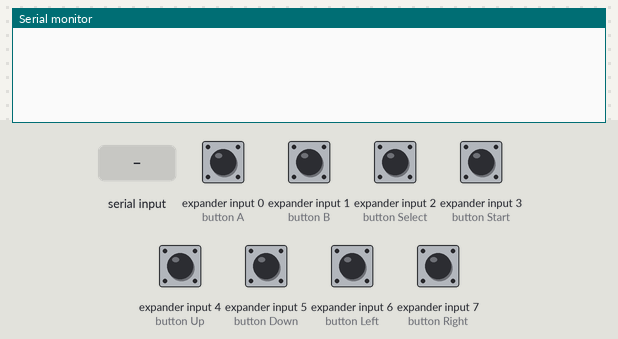
A sketch run on a simulated Arduino Uno, built with avr-gcc and run on an emulated ATmega328P. Shown: the last lines printed to the serial monitor. Wiring (inferred from the names in the program): NES/SNES game pad: load pin 7; clock pin 6; serial out pin 5. Inputs (shaded band) come from the test bench; at power-on: expander input 0 (button A), expander input 1 (button B), expander input 2 (button Select), expander input 3 (button Start), expander input 4 (button Up), expander input 5 (button Down), expander input 6 (button Left), expander input 7 (button Right) HIGH.

Above: at 1.7 s.
1.8 s: expander input 0 (button A) driven LOW
At 3.0 s:
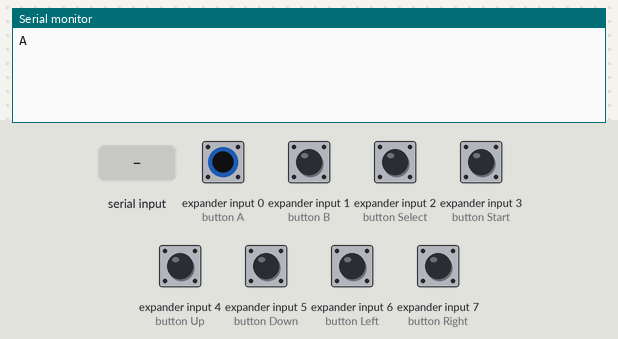
3.3 s: expander input 1 (button B) driven LOW
At 4.1 s:
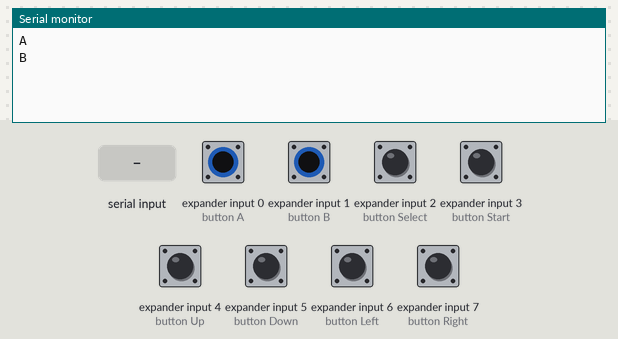
4.8 s: "1" received over the second serial link
At 5.4 s:
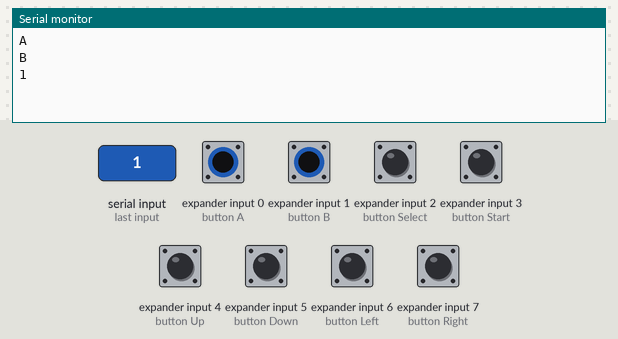
6.3 s: "0" received over the second serial link
At 6.6 s:
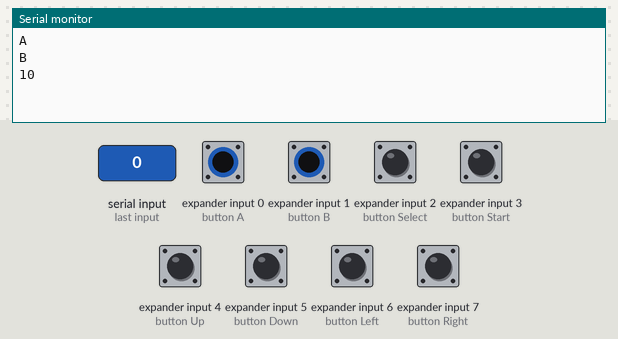

The sketch:

BluetoothNES.ino
```cpp
//===============================================================================
//  Header Files
//===============================================================================

#include <SoftwareSerial.h>

//===============================================================================
//  Constants
//===============================================================================
// Here we have a bunch of constants that will become clearer when we look at the
// readNesController() function. Basically, we will use these contents to clear
// a bit. These are chosen according to the table above.
const int A_BUTTON         = 0;
const int B_BUTTON         = 1;
const int SELECT_BUTTON    = 2;
const int START_BUTTON     = 3;
const int UP_BUTTON        = 4;
const int DOWN_BUTTON      = 5;
const int LEFT_BUTTON      = 6;
const int RIGHT_BUTTON     = 7;

const int A_KEY            = 0x04;
const int B_KEY            = 0x05;
const int LEFT_KEY         = 0x50;
const int RIGHT_KEY        = 0x4F;
const int UP_KEY           = 0x52;
const int DOWN_KEY         = 0x51;
const int ENTER_KEY        = 0x28;
const int BACKSPACE_KEY    = 0x2A;

//===============================================================================
//  Variables
//===============================================================================
byte nesRegister  = 0;    // We will use this to hold current button states
byte oldState     = 0;
byte moveButton   = 0;
byte actionButton = 0;

//===============================================================================
//  Pin Declarations
//===============================================================================
//Inputs:
int bluetoothRx   = 3;    // RX-I pin of bluetooth mate
int nesData       = 5;    // The data pin for the NES controller

//Outputs:
int bluetoothTx   = 2;    // TX-O pin of bluetooth mate
int nesLatch      = 7;    // The latch pin for the NES controller
int nesClock      = 6;    // The clock pin for the NES controller

SoftwareSerial bluetooth(bluetoothTx, bluetoothRx);

void setup()
{
  Serial.begin(9600);

  // Set appropriate pins to inputs
  pinMode(nesData, INPUT);

  // Set appropriate pins to outputs
  pinMode(nesClock, OUTPUT);
  pinMode(nesLatch, OUTPUT);

  // Set initial states
  digitalWrite(nesClock, LOW);
  digitalWrite(nesLatch, LOW);

  // The Bluetooth Mate defaults to 115200bps
  bluetooth.begin(115200);

  // Print three times individually
  bluetooth.print("$");
  bluetooth.print("$");
  bluetooth.print("$");

  // Short delay, wait for the Mate to send back CMD
  delay(500);

  // Temporarily Change the baudrate to 9600, no parity
  bluetooth.println("U,9600,N");

  // 115200 can be too fast at times for NewSoftSerial to relay the data reliably
  // Start bluetooth serial at 9600
  bluetooth.begin(9600);
}

void loop()
{
  oldState = nesRegister;
  nesRegister = readNesController();

  /*
  Serial.print(bitRead(nesRegister, A_BUTTON));
  Serial.print(bitRead(nesRegister, B_BUTTON));
  Serial.print(bitRead(nesRegister, SELECT_BUTTON));
  Serial.print(bitRead(nesRegister, START_BUTTON));
  Serial.print(bitRead(nesRegister, UP_BUTTON));
  Serial.print(bitRead(nesRegister, DOWN_BUTTON));
  Serial.print(bitRead(nesRegister, LEFT_BUTTON));
  Serial.print(bitRead(nesRegister, RIGHT_BUTTON));
  Serial.println();
  */

  if (bluetooth.available())  // If the bluetooth sent any characters
  {
    // Send any characters the bluetooth prints to the serial monitor
    Serial.print((char)bluetooth.read());
  }

  if (bitRead(nesRegister, A_BUTTON) == 0) {
    if (bitRead(oldState, A_BUTTON) != 0) {
      actionButton = A_KEY;
      writeBtKey();
      Serial.println("A");
    }
  } else {
    if (bitRead(oldState, A_BUTTON) == 0) {
      actionButton = 0;
      writeBtKey();
    }
  }

  if (bitRead(nesRegister, B_BUTTON) == 0) {
    if (bitRead(oldState, B_BUTTON) != 0) {
      actionButton = B_KEY;
      writeBtKey();
      Serial.println("B");
    }
  } else {
    if (bitRead(oldState, B_BUTTON) == 0) {
      actionButton = 0;
      writeBtKey();
    }
  }

  if (bitRead(nesRegister, LEFT_BUTTON) == 0) {
    if (bitRead(oldState, LEFT_BUTTON) != 0) {
      moveButton = LEFT_KEY;
      writeBtKey();
    }
  } else {
    if (bitRead(oldState, LEFT_BUTTON) == 0) {
      moveButton = 0;
      writeBtKey();
    }
  }

  if (bitRead(nesRegister, RIGHT_BUTTON) == 0) {
    if (bitRead(oldState, RIGHT_BUTTON) != 0) {
      moveButton = RIGHT_KEY;
      writeBtKey();
    }
  } else {
    if (bitRead(oldState, RIGHT_BUTTON) == 0) {
      moveButton = 0;
      writeBtKey();
    }
  }

  if (bitRead(nesRegister, UP_BUTTON) == 0) {
    if (bitRead(oldState, UP_BUTTON) != 0) {
      moveButton = UP_KEY;
      writeBtKey();
    }
  } else {
    if (bitRead(oldState, UP_BUTTON) == 0) {
      moveButton = 0;
      writeBtKey();
    }
  }

  if (bitRead(nesRegister, DOWN_BUTTON) == 0) {
    if (bitRead(oldState, DOWN_BUTTON) != 0) {
      moveButton = DOWN_KEY;
      writeBtKey();
    }
  } else {
    if (bitRead(oldState, DOWN_BUTTON) == 0) {
      moveButton = 0;
      writeBtKey();
    }
  }

  if (bitRead(nesRegister, SELECT_BUTTON) == 0) {
    if (bitRead(oldState, SELECT_BUTTON) != 0) {
      actionButton = BACKSPACE_KEY;
      writeBtKey();
    }
  } else {
    if (bitRead(oldState, SELECT_BUTTON) == 0) {
      actionButton = 0;
      writeBtKey();
    }
  }

  if (bitRead(nesRegister, START_BUTTON) == 0) {
    if (bitRead(oldState, START_BUTTON) != 0) {
      actionButton = ENTER_KEY;
      writeBtKey();
    }
  } else {
    if (bitRead(oldState, START_BUTTON) == 0) {
      actionButton = 0;
      writeBtKey();
    }
  }

  delay(50);
}

void writeBtKey()
{
  bluetooth.write((byte)0xFD); //Start HID Report
  bluetooth.write((byte)0x9); //Length byte
  bluetooth.write((byte)0x1); //Descriptor byte
  bluetooth.write((byte)0x00); //Modifier byte
  bluetooth.write((byte)0x00); //-
  if (moveButton == 0) {
    bluetooth.write(actionButton); //Send KEY
    bluetooth.write((byte)0x00);
  } else {
    bluetooth.write(moveButton); //Send KEY
    bluetooth.write(actionButton); //Send KEY
  }
  for (byte i = 0; i < 4; i++) { //Send five zero bytes
    bluetooth.write((byte)0x00);
  }
}

byte readNesController()
{
  // Pre-load a variable with all 1's which assumes all buttons are not
  // pressed. But while we cycle through the bits, if we detect a LOW, which is
  // a 0, we clear that bit. In the end, we find all the buttons states at once.
  int tempData = 255;

  // Quickly pulse the nesLatch pin so that the register grab what it see on
  // its parallel data pins.
  digitalWrite(nesLatch, HIGH);
  digitalWrite(nesLatch, LOW);

  // Upon latching, the first bit is available to look at, which is the state
  // of the A button. We see if it is low, and if it is, we clear out variable's
  // first bit to indicate this is so.
  if (digitalRead(nesData) == LOW)
    bitClear(tempData, A_BUTTON);

  // Clock the next bit which is the B button and determine its state just like
  // we did above.
  digitalWrite(nesClock, HIGH);
  digitalWrite(nesClock, LOW);
  if (digitalRead(nesData) == LOW)
    bitClear(tempData, B_BUTTON);

  // Now do this for the rest of them!

  // Select button
  digitalWrite(nesClock, HIGH);
  digitalWrite(nesClock, LOW);
  if (digitalRead(nesData) == LOW)
    bitClear(tempData, SELECT_BUTTON);

  // Start button
  digitalWrite(nesClock, HIGH);
  digitalWrite(nesClock, LOW);
  if (digitalRead(nesData) == LOW)
    bitClear(tempData, START_BUTTON);

  // Up button
  digitalWrite(nesClock, HIGH);
  digitalWrite(nesClock, LOW);
  if (digitalRead(nesData) == LOW)
    bitClear(tempData, UP_BUTTON);

  // Down button
  digitalWrite(nesClock, HIGH);
  digitalWrite(nesClock, LOW);
  if (digitalRead(nesData) == LOW)
    bitClear(tempData, DOWN_BUTTON);

  // Left button
  digitalWrite(nesClock, HIGH);
  digitalWrite(nesClock, LOW);
  if (digitalRead(nesData) == LOW)
    bitClear(tempData, LEFT_BUTTON);

  // Right button
  digitalWrite(nesClock, HIGH);
  digitalWrite(nesClock, LOW);
  if (digitalRead(nesData) == LOW)
    bitClear(tempData, RIGHT_BUTTON);

  // After all of this, we now have our variable all bundled up
  // with all of the NES button states.*/
  return tempData;
}
```

Measured:
- after the input at 1.8 s, the serial monitor: prints a new line after 0.06 s (image 1)
- after the input at 3.3 s, the serial monitor: prints a new line at once (image 2)
- after the input at 4.8 s, the serial monitor: prints a new line at once (image 3)
- after the input at 6.3 s, the serial monitor: prints a new line at once (image 4)
